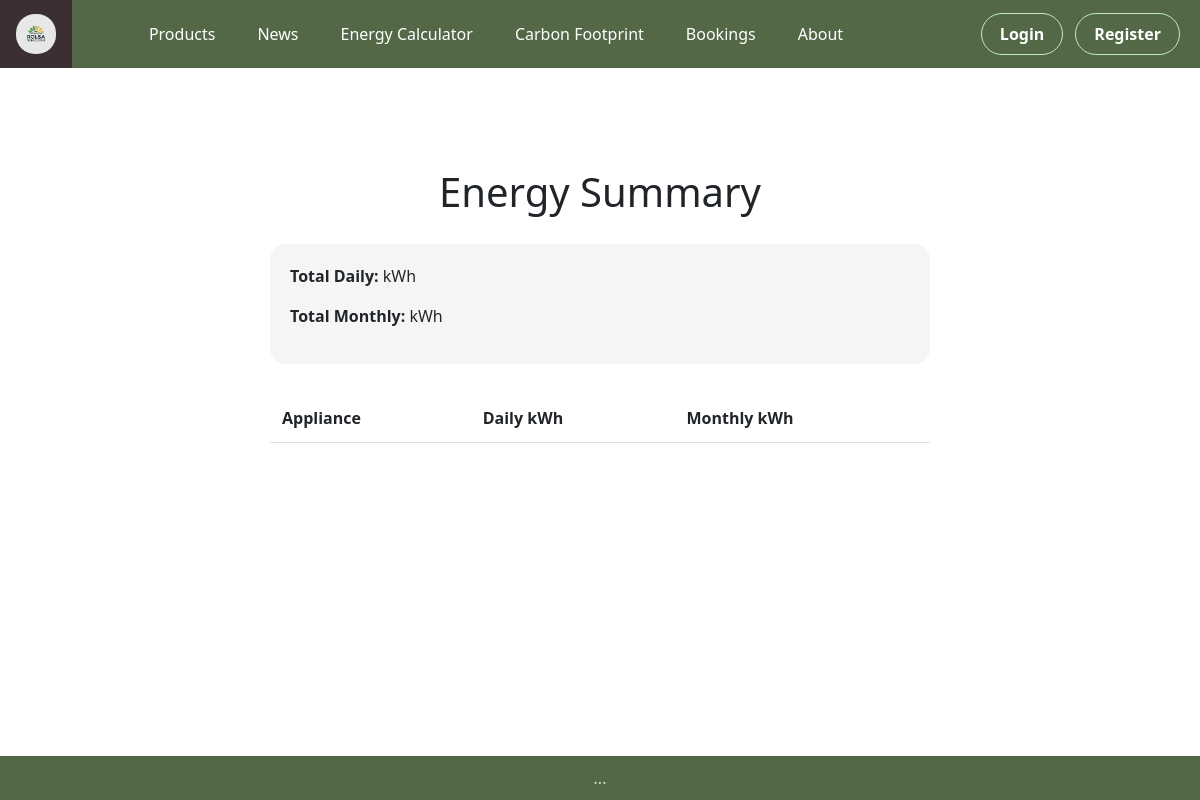
The page /energy-summary on the database as committed earlier.
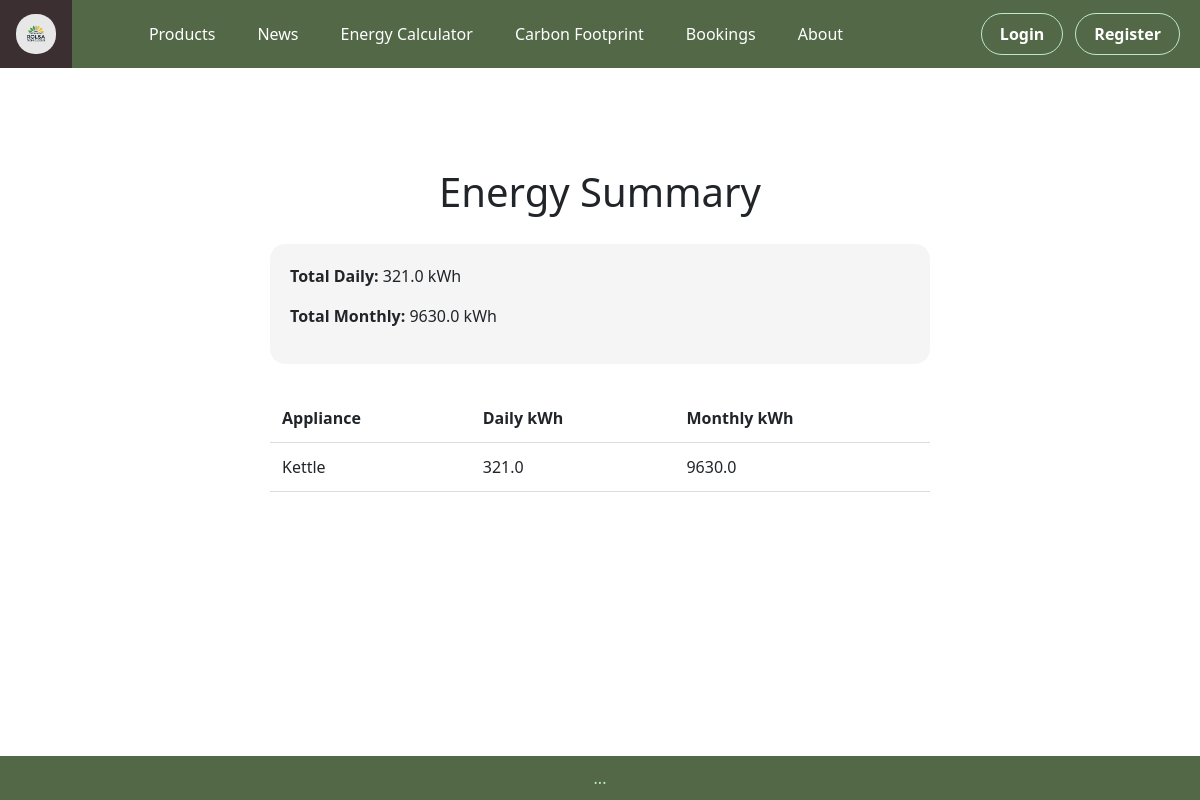
The same page on the database as committed later.
### tables this page shows
CREATE TABLE energy_usage (
            id INTEGER PRIMARY KEY AUTOINCREMENT,
            appliance TEXT,
            watts REAL,
            hours REAL,
            daily_kwh REAL,
            monthly_kwh REAL,
            created_at TIMESTAMP DEFAULT CURRENT_TIMESTAMP
        );

### app.py (the view)
@app.route("/energy-summary")
def energy_summary():
    conn = get_db_connection()
    records = conn.execute(
        "SELECT appliance, daily_kwh, monthly_kwh FROM energy_usage"
    ).fetchall()
    conn.close()
    if records:
        total_daily = sum(r["daily_kwh"] for r in records)
        total_monthly = sum(r["monthly_kwh"] for r in records)
        totals = {
            "total_daily": round(total_daily, 2),
            "total_monthly": round(total_monthly, 2)
        }
    else:
        totals = None
    return render_template(
        "energy_summary.html",
        records=records,
        totals=totals
    )

### app.py (called while the page is built)
def get_db_connection():
    conn = sqlite3.connect(DATABASE)
    conn.row_factory = sqlite3.Row
    return conn

### templates/energy_summary.html
{% extends "base.html" %}
{% block content %}
<div class="page-section">
    <h1 class="page_heading_text">Energy Summary</h1>
    <div class="summary-box">
        <p><strong>Total Daily:</strong> {{ totals.total_daily }} kWh</p>
        <p><strong>Total Monthly:</strong> {{ totals.total_monthly }} kWh</p>
    </div>
    <table class="energy-table">
        <tr>
            <th>Appliance</th>
            <th>Daily kWh</th>
            <th>Monthly kWh</th>
        </tr>
        {% for r in records %}
        <tr>
            <td>{{ r.appliance }}</td>
            <td>{{ r.daily_kwh }}</td>
            <td>{{ r.monthly_kwh }}</td>
        </tr>
        {% endfor %}
    </table>
</div>
{% endblock %}

Rows that differ between the two databases and show on the page:
added energy_usage: appliance "Kettle", daily_kwh "321.0", monthly_kwh "9630.0"
Other text that changed with them:
{{ totals.total_daily }}: (not shown) → "321.0"
{{ totals.total_monthly }}: (not shown) → "9630.0"
